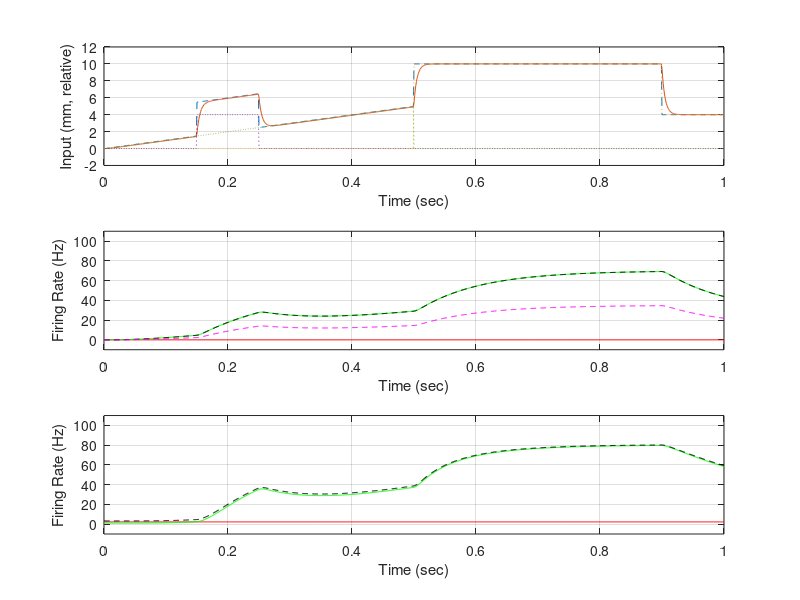

Reproduce this figure in MATLAB.
% "STARTER" FOR USING LTI 1st-order Muscle Spindle SENSOR (see Figs in Chap 4, Winters)
% For Summed Combo of Step, Pulse, Ramp Inputs 
% Core: 1st-ORDER: Y(s)=[(k1 s + k0)/(tau s + 1)]U(s), broken into 2
% Added: mildly soothed input; 
global S P U
clear all
%==========================================================================
% PARAMETERS & MODEL CREATION:
P.tau = 0.1;  P.tauU = 0.005;    % time constant tau
P.k0 = 7; P.k1 = 0.8; P.k2 = 0.002; % static gain, rate param, accel param 
den = [P.tau 1];                   % denom for TF approach, e.g., eye
nump = [P.k1 0]; nums = [P.k0];    % num for primary, secondary
P.kmx = 105.0;  P.nh = 2;          % Hill's soft-sat max, nh
P.ksp = 40;  P.k0p = 2;            % Hill's ks, K0 for primary; init yp0
P.kss = 40;  P.k0s = 1;            % Hill's ks, K0 for secondary
sysp = tf(nump,den);               % primary model as transfer function 
syss = tf(nums,den);               % secondary model as transfer function
%syspa= tf([P.k2 0 0],[.0001 P.tau 1]); % primary accel part, for piecewise
%__________________________________________________________________________
% PREP for Simulation (times):
P.delt = 0.001;  P.tmax = 1.0;     % ==> USER: delt, max time
S.t = [0:P.delt:P.tmax];           % time vector for step, lsim
sysy0 = tf([P.tau],den);           % LTI object in case y0 not 0
P.y0 = 0;  P.yp0 = 0;             % initial firing (sec via length, primary)
S.y0 = zeros(1,length(S.t));
%__________________________________________________________________________
% INPUTS:
niter = length(S.t);               % # of iterations 
U.step = 10;  U.pulse = 4;  U.ramp = 10.0; % ==> step, pulse, ramp magn
U.nstp = 500;                      % for start of step (in iterations) 
S.u1 = [(P.y0/P.k0)*ones(1,U.nstp) U.step*ones(1,niter-U.nstp)]; % step input y0 to new 
S.u1(901:1001) = 4;                % if desire to turn off step   
U.npon = 150;  U.npwid = 100;      % for pulse switch (in iterations) - on & width
S.u2 = U.pulse*[ zeros(1,U.npon) ones(1,U.npwid) zeros(1,niter-U.npon-U.npwid)]; % pulse
U.nrmp = 498;                      % for end of ramp
S.u3 = U.ramp*[0 0 S.t(1:U.nrmp).*ones(1,U.nrmp) zeros(1,niter-U.nrmp-2)];  % ramp in
S.u = S.u1 + S.u2 + S.u3;          % summed input (can take some off)
sysu_filt = tf([1],[P.tauU 1]);    % light filtering of idealized input
S.ufilt = lsim(sysu_filt,S.u,S.t); % mildly filtered muscle length (input perturbation) 
S.ufil0 = (P.y0/P.k0).*exp(-S.t./P.tauU);  % exp response due to initial firing rate 
S.ufilt = S.ufilt' + S.ufil0;
%__________________________________________________________________________
% SIMULATIONS (using lsim():
S.ys  = lsim(syss,S.ufilt,S.t);    % secondary  response using LSIM, in Hz
S.yp  = lsim(sysp,S.ufilt,S.t);    % primary AP vel response using LSIM, in Hz
%S.ypa = max(S.ypa,0);             % keeping only positive (stretching) accel contributions
S.ys0  = P.y0.*exp(-S.t./P.tau);   % exp response due to initial firing rate 
S.ys  = S.ys + S.ys0';             % here giving initial FR to secondary
S.yp0 = -(P.k1/P.tau)*(P.y0/S.u(1)).*exp(-S.t./P.tau); % exp rate response, initial jumps 
S.yp  = S.yp + S.yp0' ; %+ S.ypa;  % adding rate and PW lin accel for primary
S.ypa = [0 P.k2*(diff(S.yp)/P.delt)']; % scaled derivative for acceleation
S.ypa= min(max(S.ypa,0),100);      % acceleration saturating of primary at 0
S.yp = S.yp + S.ypa';              % total primary (vel & accel, piecewise)
S.yp = min(max(S.yp+P.yp0,-P.yp0),100); % velocity saturating of primary 
S.ys = min(max(S.ys,0),100);       % saturating of secondary       
S.ysum = S.yp + S.ys;              % get summed response
S.ysum = min(max(S.ysum,0),100);      % acceleration saturating of primary at 0
S.yave = (S.yp + S.ys)./2;         % get average response
S.ypn = S.yp + P.k0p;              % nonlinear shift
S.yp = max(S.yp,0);          % full saturating of primary 
S.ypnl = P.k0p + (P.kmx.*S.ypn.^P.nh)./((P.ksp.^P.nh)+(S.ypn.^P.nh)); % soft-saturation of S.yp
S.ysnl = P.k0s + (P.kmx.*S.ys.^P.nh)./((P.kss.^P.nh)+(S.ys.^P.nh)) ;  % soft-saturation of S.ys
S.ypnl_n = S.ypnl/100;  S.ysnl_n = S.ysnl/100;  % Normalizing for "Fuzzy or" math
S.ynl = 100*(S.ypnl_n + S.ysnl_n - (S.ypnl_n.*S.ysnl_n)); % get NL ("fuzzy or") summed response
%__________________________________________________________________________
% PLOTTING:
figure(1); set(1,'Color',[1 1 1]);  
subplot(3,1,1);                    % Inputs
plot(S.t,S.u,'--',S.t,S.ufilt,'-',S.t,S.u1,':',S.t,S.u2,':',S.t,S.u3,':'); grid on; 
xlabel('Time (sec)'); ylabel('Input (mm, relative)');   
axis([0 1 -2 12]) 
subplot(3,1,2);                    % Outputs 
plot(S.t,S.yp,'r-',S.t,S.ys,'g-',S.t,S.ysum,'k--',S.t,S.yave,'m--');  hold on; grid on; % ,t,y,'-');   
xlabel('Time (sec)'); ylabel('Firing Rate (Hz)'); 
axis([0 1 -10 110])                % assume saturates at 0 & 100 Hz
subplot(3,1,3);                    % Outputs 
plot(S.t,S.ypnl,'r-',S.t,S.ysnl,'g-',S.t,S.ynl,'k--');  hold on;  grid on; % ,t,y,'-');   
xlabel('Time (sec)'); ylabel('Firing Rate (Hz)'); 
axis([0 1 -10 110])                % assume saturates at 0 & 100 Hz

 